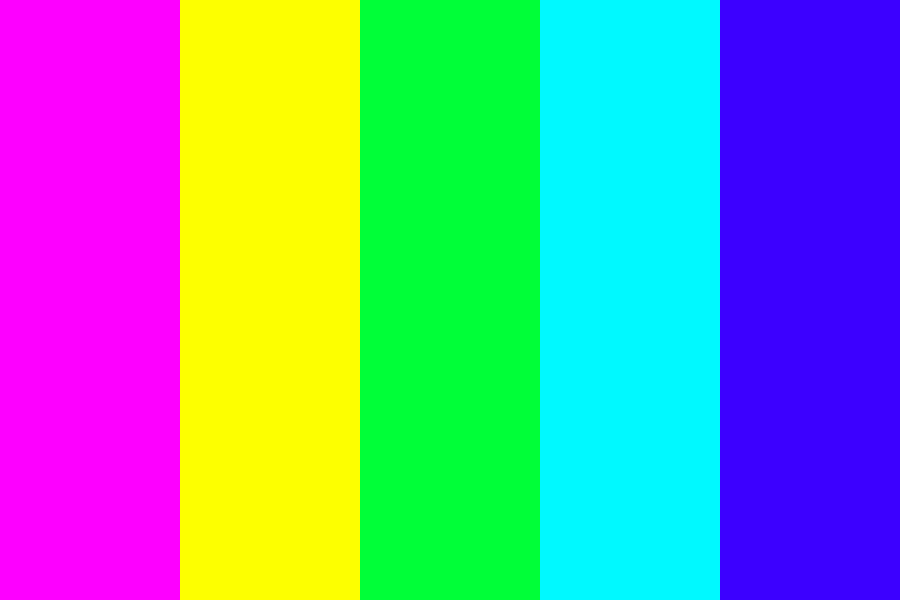
#> input picture cg-aula-120819/img/colors.png, 900 x 600 px
$ python babuino.py
#> lines starting #> are read from the running program, lines starting #| are printed output that depends on the picture
import cv2
import numpy as np

image = cv2.imread('./img/colors.png')
#> image is the input picture: shape (600, 900, 3); mean B, G, R 164.2, 151.8, 113.2

B, G, R = cv2.split(image)
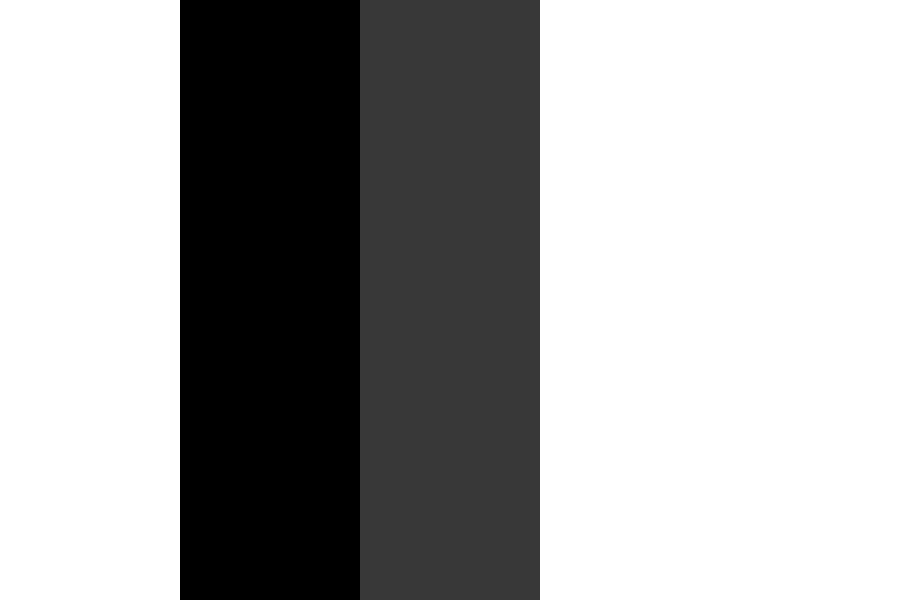
#> B: shape (600, 900); min 0, max 255, mean 164.2
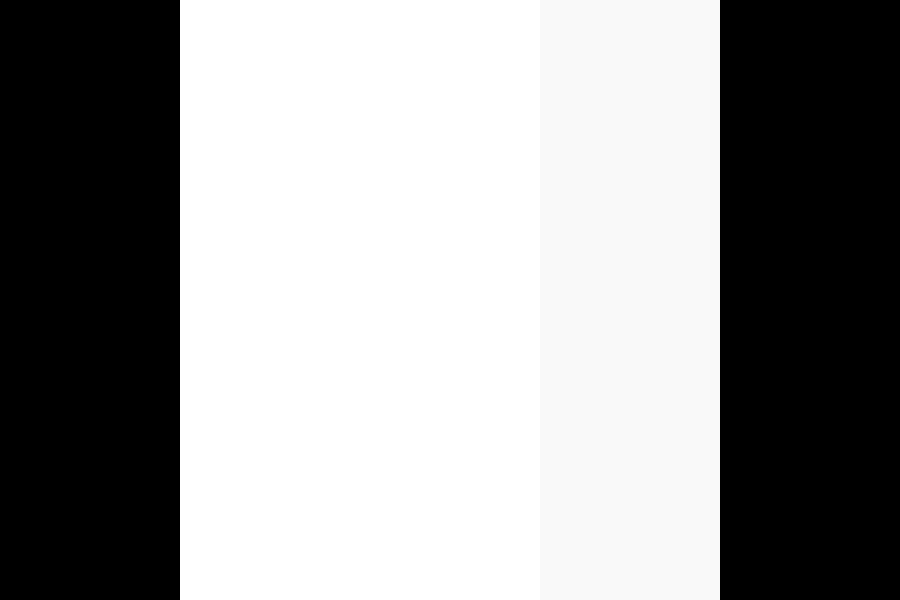
#> G: shape (600, 900); min 0, max 255, mean 151.8
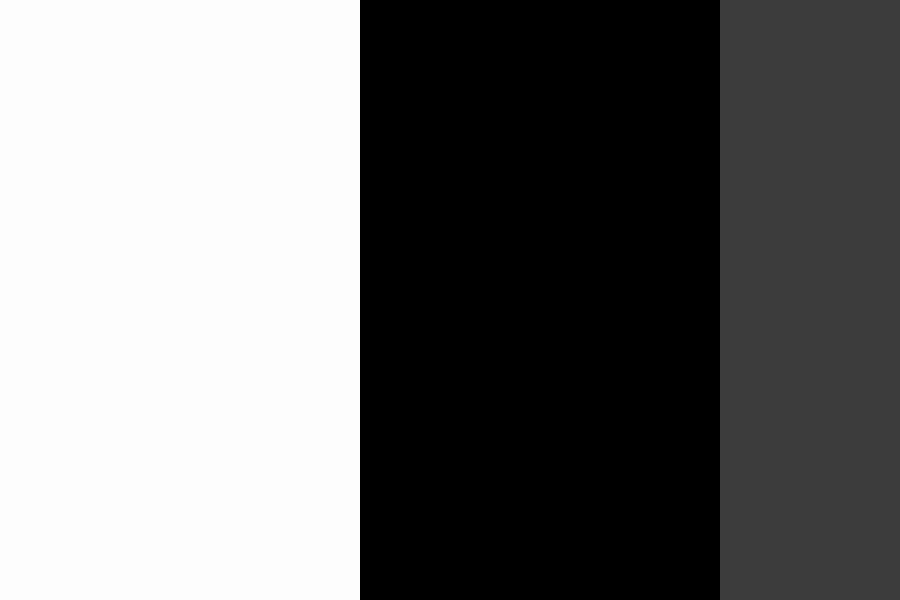
#> R: shape (600, 900); min 0, max 253, mean 113.2
cv2.imshow('Original', image)
cv2.imshow('Red', R)
cv2.imshow('Green', G)
cv2.imshow('Blue', B)
cv2.waitKey(0)
cv2.destroyAllWindows()

# [7 lines of commented-out code are left out]
